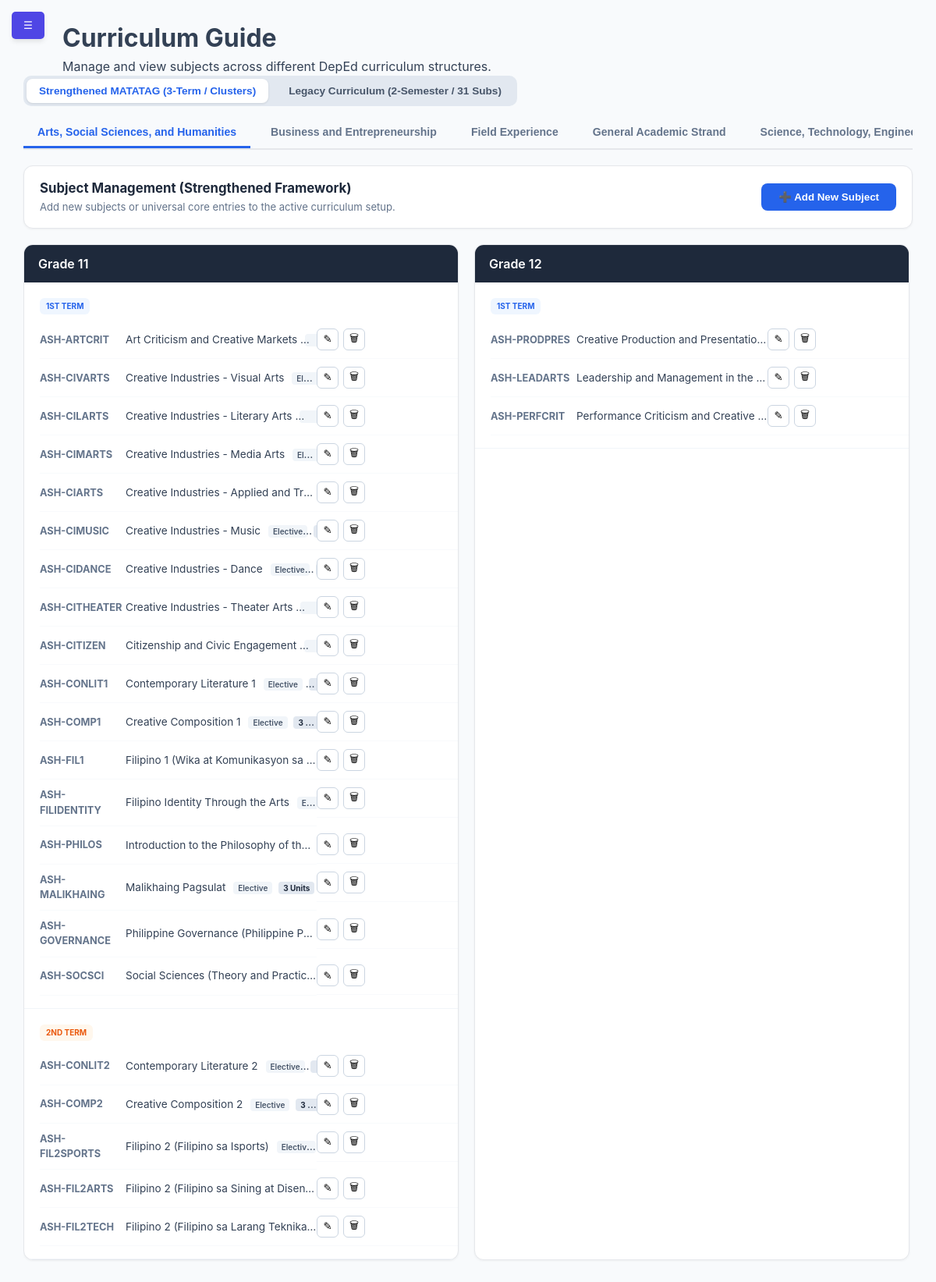
The page /modules/admin/curriculum_guide.php (signed in) on the database its author committed.
### tables this page shows
CREATE TABLE `subjects` (
  `id` int(11) NOT NULL,
  `curriculum_version` enum('Legacy','Strengthened') NOT NULL DEFAULT 'Strengthened',
  `subject_code` varchar(20) NOT NULL,
  `subject_name` varchar(255) NOT NULL,
  `type` enum('Core','Applied','Specialized','Elective') NOT NULL DEFAULT 'Core',
  `strand_id` int(11) DEFAULT NULL,
  `grade_level` int(11) NOT NULL,
  `term` enum('1st','2nd','3rd','1st Sem','2nd Sem','Full Year') NOT NULL DEFAULT '1st',
  `units` int(11) DEFAULT 3,
  `hours` int(11) DEFAULT 80
);

### modules/admin/curriculum_guide.php (the view, shortened to what this page needs)
<?php
$conn = getDBConnection();
$curriculum_version =$_GET['version'] ?? 'Strengthened';
$query = "SELECT s.*, COALESCE(st.strand_name, 'Universal Core / All Tracks') AS strand_name
          FROM subjects s
          LEFT JOIN strands st ON s.strand_id = st.id
          WHERE s.curriculum_version = :version
          ORDER BY strand_name ASC, s.grade_level ASC, s.`term` ASC";
$stmt = $conn->prepare($query);
$stmt->execute(['version' =>$curriculum_version]);
$subjects_list =$stmt->fetchAll();
$curriculum = [];
foreach ($subjects_list as $row) {$curriculum[$row['strand_name']][$row['grade_level']][$row['term']][] =$row;
}
$first_strand = !empty($curriculum) ? array_key_first($curriculum) : "";
?>
<!DOCTYPE html>
<html lang="en">
<head>
    <link rel="stylesheet" href="../../assets/css/dashboard.css">
</head>
<body>
    <button class="mobile-toggle" id="mobileBurger" onclick="toggleSidebar()">☰</button>
    <div class="dashboard-wrapper">
        <main class="content">
            <header class="content-header">
                <h1>Curriculum Guide</h1>
                <p>Manage and view subjects across different DepEd curriculum structures.</p>
            </header>
            <div class="version-switcher">
                <button class="version-btn <?= $curriculum_version === 'Strengthened' ? 'active' : '' ?>" onclick="switchCurriculum('Strengthened')">
                    Strengthened MATATAG (3-Term / Clusters)
                </button>
                <button class="version-btn <?= $curriculum_version === 'Legacy' ? 'active' : '' ?>" onclick="switchCurriculum('Legacy')">
                    Legacy Curriculum (2-Semester / 31 Subs)
                </button>
            </div>
            <div class="tab-container">
                <?php foreach($curriculum as $name =>$data): ?>
                    <button class="strand-tab <?php echo ($name ===$first_strand) ? 'active' : ''; ?>"
                            onclick="switchTab(this, 'tab-<?php echo md5($name); ?>')">
                        <?php echo htmlspecialchars($name); ?>
                    </button>
                <?php endforeach; ?>
            </div>
            <div class="admin-actions-bar">
                <div class="action-info">
                    <h3>Subject Management (<?= htmlspecialchars($curriculum_version) ?> Framework)</h3>
                    <p>Add new subjects or universal core entries to the active curriculum setup.</p>
                </div>
                <div class="btn-group">
                    <button class="btn-tool" onclick="prepareNewSubject()" style="background: #2563eb; color: white; padding: 10px 22px; border:none; border-radius:8px; font-weight:600; cursor:pointer;">➕ Add New Subject</button>
                </div>
            </div>
            <div id="curriculumContainer">
                <?php if (empty($curriculum)): ?>
                    <div style="background: white; padding: 40px; text-align: center; border-radius: 12px; border: 1px solid #e2e8f0; color: #64748b;">
                        No subject entries found for the <strong><?= htmlspecialchars($curriculum_version) ?> Curriculum</strong>. Use "Add New Subject" or run the seed script to add rows.
                    </div>
                <?php else: ?>
                    <?php foreach($curriculum as $name =>$grades): ?>
                        <div id="tab-<?php echo md5($name); ?>" class="strand-content <?php echo ($name ===$first_strand) ? 'active' : ''; ?>">
                            <div class="grade-grid">
                                <?php ksort($grades); foreach($grades as $lvl =>$terms): ?>
                                    <div class="grade-card">
                                        <div class="grade-header">Grade <?php echo $lvl; ?></div>
                                        <?php ksort($terms); foreach($terms as $t_num =>$subs): ?>
                                            <?php
                                                $badge_class = 'sem-1';
                                                $term_label =$t_num;
                                                if ($t_num === '1st') { $badge_class = 'sem-1';$term_label = '1st Term'; }
                                                elseif ($t_num === '2nd') { $badge_class = 'sem-2';$term_label = '2nd Term'; }
                                                elseif ($t_num === '3rd') { $badge_class = 'sem-3';$term_label = '3rd Term'; }
                                                elseif ($t_num === '1st Sem') { $badge_class = 'sem-1';$term_label = '1st Semester'; }
                                                elseif ($t_num === '2nd Sem') { $badge_class = 'sem-2';$term_label = '2nd Semester'; }
                                                elseif ($t_num === 'Full Year') { $badge_class = 'sem-full';$term_label = 'Full Year (Core)'; }
                                            ?>
                                            <div class="semester-section">
                                                <span class="sem-badge <?php echo $badge_class; ?>">
                                                    <?php echo $term_label; ?>
                                                </span>
                                                <table class="subject-table">
                                                    <?php foreach($subs as$s): ?>
                                                        <tr>
                                                            <td class="sub-code"><?php echo htmlspecialchars($s['subject_code']); ?></td>
                                                            <td class="sub-name">
                                                                <?php echo htmlspecialchars($s['subject_name']); ?>
                                                                <span class="type-pill"><?php echo htmlspecialchars($s['type'] ?? 'Core'); ?></span>
                                                                <span class="units-pill"><?php echo htmlspecialchars($s['units'] ?? 3); ?> Units</span>
                                                            </td>
                                                            <td class="sub-actions">
                                                                <div class="action-group">
                                                                    <button class="action-btn edit-btn" onclick='openEditModal(<?php echo htmlspecialchars(json_encode($s, JSON_HEX_APOS | JSON_HEX_QUOT | JSON_HEX_AMP | JSON_HEX_TAG), ENT_QUOTES, "UTF-8"); ?>)'>✎</button>
                                                                    <button class="action-btn delete-btn" onclick="deleteSubject(<?php echo $s['id']; ?>)">🗑</button>
                                                                </div>
                                                            </td>
                                                        </tr>
                                                    <?php endforeach; ?>
                                                </table>
                                            </div>
                                        <?php endforeach; ?>
                                    </div>
                                <?php endforeach; ?>
                            </div>
                        </div>
                    <?php endforeach; ?>
                <?php endif; ?>
            </div>
        </main>
    </div>
</body>
</html>

### assets/css/dashboard.css (style rules this page uses)
:root { --primary-color: #4f46e5; --secondary-color: #6366f1; --success-color: #22c55e; --danger-color: #ef4444; --warning-color: #f59e0b; --bg-gray: #f8fafc; --sidebar-dark: #1e293b; --text-main: #334155; --white: #ffffff; --shadow: 0 4px 6px -1px rgb(0 0 0 / 0.1); }
* { margin: 0; padding: 0; box-sizing: border-box; }
body { font-family: 'Inter', system-ui, -apple-system, sans-serif; background-color: var(--bg-gray); color: var(--text-main); line-height: 1.5; }
.dashboard-wrapper { display: flex; min-height: 100vh; }
.content { flex: 1; margin-left: 0; padding: 2rem; width: 100%; transition: all 0.3s ease; }
table { width: 100%; border-collapse: collapse; }
td { padding: 1rem; border-bottom: 1px solid #e2e8f0; }
.mobile-toggle { display: block !important; position: fixed; top: 15px; left: 15px; z-index: 1100; background: var(--primary-color); color: white; border: none; padding: 10px 15px; border-radius: 5px; cursor: pointer; box-shadow: var(--shadow); }
.content-header { margin-left: 50px; }
td:last-child { display: flex; gap: 10px; justify-content: flex-start; align-items: center; white-space: nowrap; }
table { min-width: 600px; }

### rows shown on the page
subjects: subject_code "ASH-ARTCRIT", subject_name "Art Criticism and Creative Markets"
subjects: subject_code "ASH-CIVARTS", subject_name "Creative Industries - Visual Arts", type "El…"
subjects: subject_code "ASH-CILARTS", subject_name "Creative Industries - Literary Arts"
subjects: subject_code "ASH-CIMARTS", subject_name "Creative Industries - Media Arts", type "El…"
subjects: subject_code "ASH-CIARTS", subject_name "Creative Industries - Applied and Tr…"
subjects: subject_code "ASH-CIMUSIC", subject_name "Creative Industries - Music", type "Elective"
subjects: subject_code "ASH-CIDANCE", subject_name "Creative Industries - Dance", type "Elective"
subjects: subject_code "ASH-CITHEATER", subject_name "Creative Industries - Theater Arts"
subjects: subject_code "ASH-CITIZEN", subject_name "Citizenship and Civic Engagement"
subjects: subject_code "ASH-CONLIT1", subject_name "Contemporary Literature 1", type "Elective"
subjects: subject_code "ASH-COMP1", subject_name "Creative Composition 1", type "Elective", units "3"
subjects: subject_code "ASH-FIL1", subject_name "Filipino 1 (Wika at Komunikasyon sa…"
subjects: subject_code "ASH-FILIDENTITY", subject_name "Filipino Identity Through the Arts", type "E…"
subjects: subject_code "ASH-PHILOS", subject_name "Introduction to the Philosophy of th…"
subjects: subject_code "ASH-MALIKHAING", subject_name "Malikhaing Pagsulat", type "Elective", units "3"
subjects: subject_code "ASH-GOVERNANCE", subject_name "Philippine Governance (Philippine P…"
subjects: subject_code "ASH-SOCSCI", subject_name "Social Sciences (Theory and Practic…"
subjects: subject_code "ASH-CONLIT2", subject_name "Contemporary Literature 2", type "Elective"
subjects: subject_code "ASH-COMP2", subject_name "Creative Composition 2", type "Elective", units "3"
subjects: subject_code "ASH-FIL2SPORTS", subject_name "Filipino 2 (Filipino sa Isports)", type "Electiv…"
subjects: subject_code "ASH-FIL2ARTS", subject_name "Filipino 2 (Filipino sa Sining at Disen…"
subjects: subject_code "ASH-FIL2TECH", subject_name "Filipino 2 (Filipino sa Larang Teknika…"
subjects: subject_code "ASH-PRODPRES", subject_name "Creative Production and Presentatio…"
subjects: subject_code "ASH-LEADARTS", subject_name "Leadership and Management in the…"
subjects: subject_code "ASH-PERFCRIT", subject_name "Performance Criticism and Creative…"

### other values the page prints
$name "Arts, Social Sciences, and Humanities"
$name "Business and Entrepreneurship"
$name "Field Experience"
$name "General Academic Strand"
$name "Science, Technology,…"
$curriculum_version "Strengthened"
$lvl "11"
$term_label "1ST TERM"
$term_label "2ND TERM"
$lvl "12"
